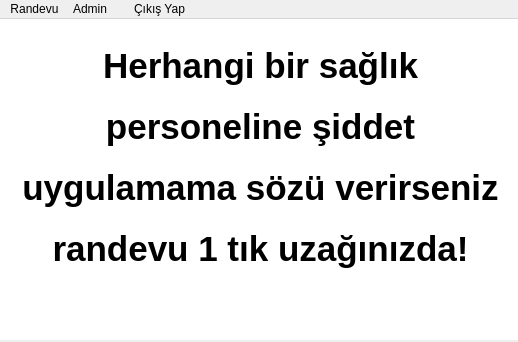
<?xml version="1.0" encoding="UTF-8"?>
<ui version="4.0">
 <class>MainWindow</class>
 <widget class="QMainWindow" name="MainWindow">
  <property name="geometry">
   <rect>
    <x>0</x>
    <y>0</y>
    <width>518</width>
    <height>342</height>
   </rect>
  </property>
  <property name="windowTitle">
   <string>Hastane Randevu</string>
  </property>
  <widget class="QWidget" name="centralwidget">
   <widget class="QTextBrowser" name="textBrowser">
    <property name="enabled">
     <bool>true</bool>
    </property>
    <property name="geometry">
     <rect>
      <x>0</x>
      <y>0</y>
      <width>521</width>
      <height>321</height>
     </rect>
    </property>
    <property name="frameShape">
     <enum>QFrame::NoFrame</enum>
    </property>
    <property name="lineWidth">
     <number>1</number>
    </property>
    <property name="documentTitle">
     <string/>
    </property>
    <property name="html">
     <string>&lt;!DOCTYPE HTML PUBLIC &quot;-//W3C//DTD HTML 4.0//EN&quot; &quot;http://www.w3.org/TR/REC-html40/strict.dtd&quot;&gt;
&lt;html&gt;&lt;head&gt;&lt;meta name=&quot;qrichtext&quot; content=&quot;1&quot; /&gt;&lt;style type=&quot;text/css&quot;&gt;
p, li { white-space: pre-wrap; }
&lt;/style&gt;&lt;/head&gt;&lt;body style=&quot; font-family:'MS Shell Dlg 2'; font-size:8.25pt; font-weight:400; font-style:normal;&quot;&gt;
&lt;p align=&quot;center&quot; style=&quot; margin-top:12px; margin-bottom:12px; margin-left:0px; margin-right:0px; -qt-block-indent:0; text-indent:0px;&quot;&gt;&lt;span style=&quot; font-size:40pt; font-weight:600; vertical-align:sub;&quot;&gt;Herhangi bir sağlık personeline şiddet uygulamama sözü verirseniz randevu 1 tık uzağınızda!&lt;/span&gt;&lt;/p&gt;&lt;/body&gt;&lt;/html&gt;</string>
    </property>
    <property name="textInteractionFlags">
     <set>Qt::LinksAccessibleByKeyboard|Qt::LinksAccessibleByMouse</set>
    </property>
    <property name="openLinks">
     <bool>true</bool>
    </property>
   </widget>
  </widget>
  <widget class="QMenuBar" name="menubar">
   <property name="geometry">
    <rect>
     <x>0</x>
     <y>0</y>
     <width>518</width>
     <height>21</height>
    </rect>
   </property>
   <property name="layoutDirection">
    <enum>Qt::LeftToRight</enum>
   </property>
   <property name="defaultUp">
    <bool>false</bool>
   </property>
   <property name="nativeMenuBar">
    <bool>true</bool>
   </property>
   <widget class="QMenu" name="menuRandevu">
    <property name="title">
     <string>Randevu</string>
    </property>
    <addaction name="actionRandevu_Al"/>
    <addaction name="actionRandevularim_Listele"/>
   </widget>
   <widget class="QMenu" name="menuAdmin">
    <property name="title">
     <string>Admin</string>
    </property>
    <addaction name="actionDoktorlar_Listele"/>
   </widget>
   <widget class="QMenu" name="menu_Cikis_Yap">
    <property name="title">
     <string>Çıkış Yap</string>
    </property>
   </widget>
   <widget class="QMenu" name="dummy">
    <property name="enabled">
     <bool>false</bool>
    </property>
    <property name="title">
     <string/>
    </property>
   </widget>
   <addaction name="menuRandevu"/>
   <addaction name="menuAdmin"/>
   <addaction name="dummy"/>
   <addaction name="menu_Cikis_Yap"/>
  </widget>
  <action name="actionRandevu_Al">
   <property name="text">
    <string>Randevu Al</string>
   </property>
   <property name="shortcut">
    <string>Ctrl+A</string>
   </property>
  </action>
  <action name="actionRandevularim_Listele">
   <property name="text">
    <string>Randevularımı Listele</string>
   </property>
   <property name="shortcut">
    <string>Ctrl+R</string>
   </property>
  </action>
  <action name="actionDoktorlar_Listele">
   <property name="text">
    <string>Doktorları Listele</string>
   </property>
   <property name="shortcut">
    <string>Ctrl+D</string>
   </property>
  </action>
 </widget>
 <resources/>
 <connections/>
</ui>
